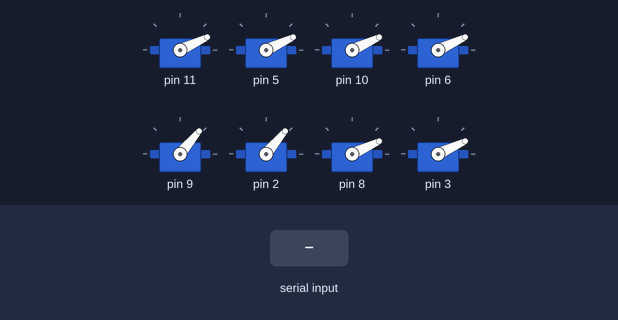
This program was run on a simulated Arduino Uno, built with avr-gcc and run on an emulated ATmega328P. Shown: 8 × servo. The test bench sets the inputs (shaded band). What the program prints to the serial monitor is not drawn.

Above: at 1.2 s.
1.3 s: "PLAY:1\n" received over Serial
At 2.5 s:
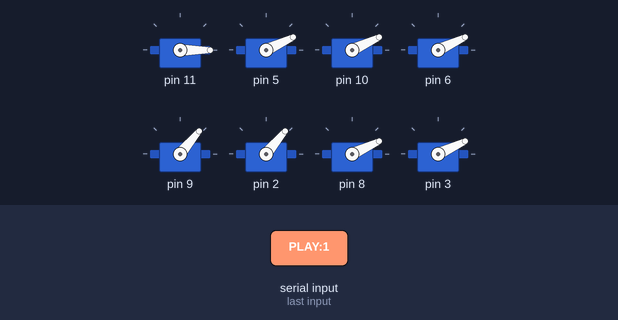
2.8 s: "PLAY:150\n" received over Serial
At 3.9 s:
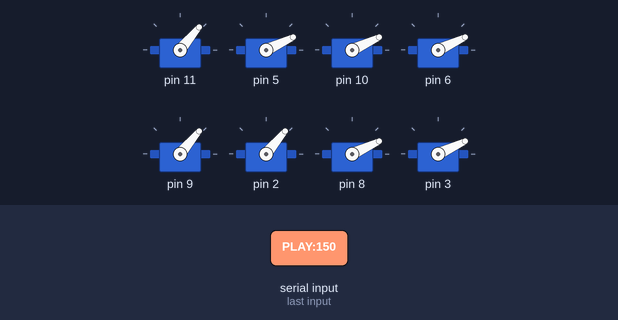
4.3 s: "1:90\n" received over Serial
At 5.0 s:
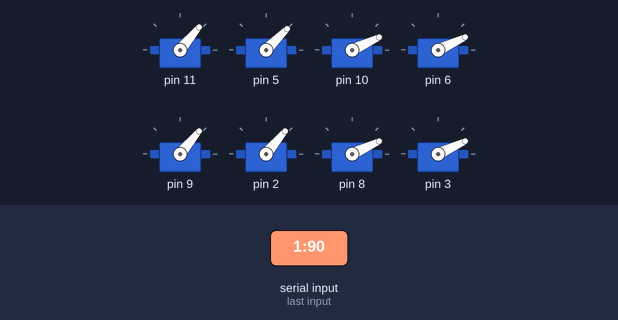
5.8 s: "STOP:1\n" received over Serial
At 6.1 s:
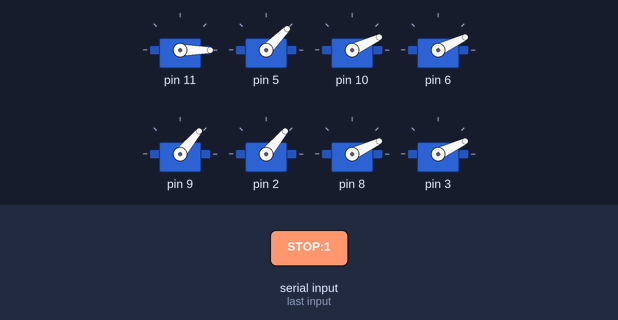
7.3 s: "STOP:150\n" received over Serial
At 8.5 s:
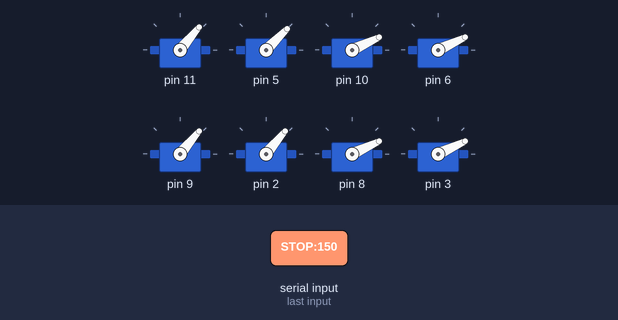
Timing chart, 0 to 9.8 s (numbered marks = the images above; inputs shaded):
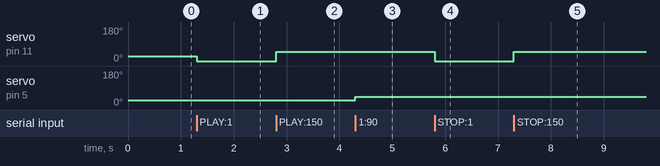

The program:

main.cpp
```cpp
#include <Arduino.h>
#include <Servo.h>
#include <SoftwareSerial.h>

// --- User Constants ---
const int TEMP_STG = 11;
const int TEMP_DRP = 5;
const int MAS_STG = 10;
const int MAS_DRP = 6;
const int LATPTER_STG = 9;
const int LATPTER_DRP = 2;
const int MEDPTER_STG = 8;
const int MEDPTER_DRP = 3;

const int closed_TEMP_STG = 50;

const int open_TEMP_STG = 0;
const int closed_TEMP_DRP = 50;
const int open_TEMP_DRP = 0;

const int closed_MAS_STG = 0;
const int open_MAS_STG = 50;
const int closed_MAS_DRP = 50;
const int open_MAS_DRP = 0;
const int closed_LATPTER_STG = 0;
const int open_LATPTER_STG = 100;
const int closed_LATPTER_DRP = 100;
const int open_LATPTER_DRP = 0;
const int closed_MEDPTER_STG = 0;
const int open_MEDPTER_STG = 50;
const int closed_MEDPTER_DRP = 50;
const int open_MEDPTER_DRP = 0;

const int NUM_MOTORS = 8;

// --- Audio (DY-SV8F / DY-SV5W MP3 module reading the SD card) ---
// The hardware UART is taken by the PC link, so the module is driven over SoftwareSerial at 9600 baud.
const int AUDIO_TX = 4;  // Arduino TX -> module RX
const int AUDIO_RX = 7;  // not used by the module commands, but SoftwareSerial needs a pin
SoftwareSerial audio(AUDIO_RX, AUDIO_TX);

// Frame: header, command, length, checksum
const byte AUDIO_PLAY[] = {0xAA, 0x02, 0x00, 0xAC};  // play the current/first track
const byte AUDIO_STOP[] = {0xAA, 0x04, 0x00, 0xAE};  // stop playback

struct Motor {
    int pin;
    Servo servo;
    int currentAngle;
    int openLim;
    int closedLim;
};

// Map hardware to array
Motor motors[NUM_MOTORS] = {
  {TEMP_STG, Servo(), 0, open_TEMP_STG, closed_TEMP_STG},
  {TEMP_DRP, Servo(), 0, open_TEMP_DRP, closed_TEMP_DRP},
  {MAS_STG, Servo(), 0, open_MAS_STG, closed_MAS_STG},
  {MAS_DRP, Servo(), 0, open_MAS_DRP, closed_MAS_DRP},
  {LATPTER_STG, Servo(), 0, open_LATPTER_STG, closed_LATPTER_STG},
  {LATPTER_DRP, Servo(), 0, open_LATPTER_DRP, closed_LATPTER_DRP},
  {MEDPTER_STG, Servo(), 0, open_MEDPTER_STG, closed_MEDPTER_STG},
  {MEDPTER_DRP, Servo(), 0, open_MEDPTER_DRP, closed_MEDPTER_DRP}
};

void setup() {
    Serial.begin(115200); // Using faster baud rate for real-time sliders
    Serial.setTimeout(10); // Fast timeout for responsive reading

    audio.begin(9600);

    // Attach servos and set to 50% (halfway between open and closed) by default
    for (int i = 0; i < NUM_MOTORS; i++) {
        int startAngle = motors[i].openLim + (motors[i].closedLim - motors[i].openLim) / 2;
        motors[i].servo.attach(motors[i].pin);
        motors[i].servo.write(startAngle);
        motors[i].currentAngle = startAngle;
    }
    Serial.println("Arduino ready. Listening for slider data...");
}

void loop() {
    // Check if computer sent any data
    if (Serial.available() > 0) {
        String data = Serial.readStringUntil('\n');
        data.trim();

        // Audio commands from the PC: "PLAY" / "STOP"
        if (data == "PLAY") {
            audio.write(AUDIO_PLAY, sizeof(AUDIO_PLAY));
            return;
        }
        if (data == "STOP") {
            audio.write(AUDIO_STOP, sizeof(AUDIO_STOP));
            return;
        }

        int separatorIndex = data.indexOf(':');

        // Validate format "Index:Percentage"
        if (separatorIndex != -1) {
            int motorIndex = data.substring(0, separatorIndex).toInt();
            float percentage = data.substring(separatorIndex + 1).toFloat();

            if (motorIndex >= 0 && motorIndex < NUM_MOTORS) {
                // Map 0-100% to the specific open/closed angles defined for this motor
                float safePercent = constrain(percentage, 0.0, 100.0);
                float openAngle = motors[motorIndex].openLim;
                float closedAngle = motors[motorIndex].closedLim;

                int targetAngle = openAngle + ((safePercent / 100.0) * (closedAngle - openAngle));

                motors[motorIndex].servo.write(targetAngle);
                motors[motorIndex].currentAngle = targetAngle;
            }
        }
    }
}
```

Measured:
- after the input at 1.3 s, servo on pin 11: 25° → 0° at once
- after the input at 2.8 s, servo on pin 11: 0° → 50° at once
- after the input at 4.3 s, servo on pin 5: 25° → 45° at once
- after the input at 5.8 s, servo on pin 11: 50° → 0° at once
- after the input at 7.3 s, servo on pin 11: 0° → 50° at once
